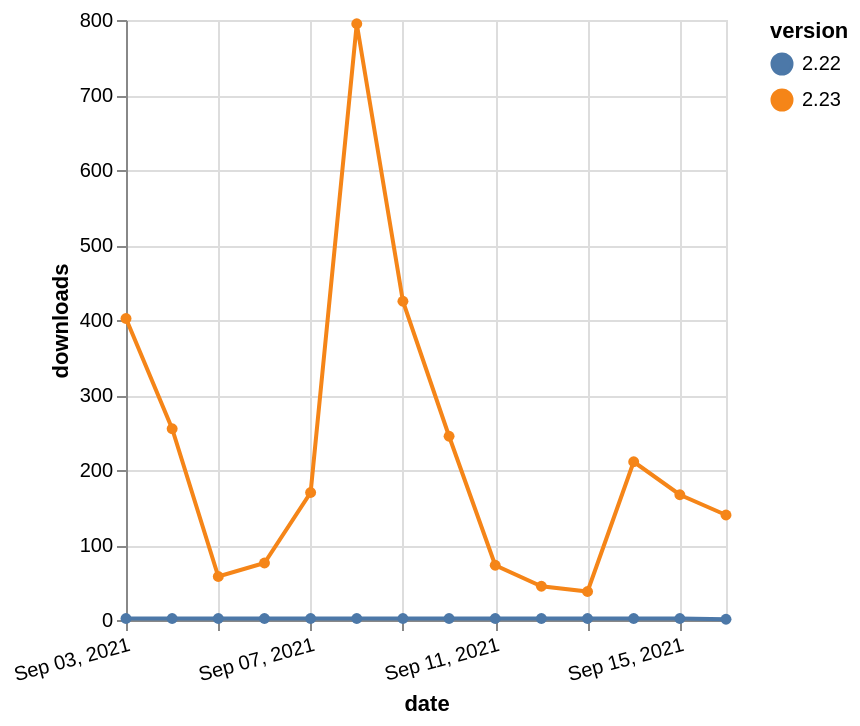

This figure's Vega-Lite source:
### Vega-Lite specification from a JSON file in a GitHub repository (floating-point values rounded to 4 significant figures)
{"$schema": "https://vega.github.io/schema/vega-lite/v5.json", "description": "A simple bar chart with embedded data.", "data": {"values": [{"date": "2021-09-03", "total": 156470, "delta": 402, "version": "2.23"}, {"date": "2021-09-04", "total": 156725, "delta": 255, "version": "2.23"}, {"date": "2021-09-05", "total": 156783, "delta": 58, "version": "2.23"}, {"date": "2021-09-06", "total": 156859, "delta": 76, "version": "2.23"}, {"date": "2021-09-07", "total": 157029, "delta": 170, "version": "2.23"}, {"date": "2021-09-08", "total": 157824, "delta": 795, "version": "2.23"}, {"date": "2021-09-09", "total": 158249, "delta": 425, "version": "2.23"}, {"date": "2021-09-10", "total": 158494, "delta": 245, "version": "2.23"}, {"date": "2021-09-11", "total": 158567, "delta": 73, "version": "2.23"}, {"date": "2021-09-12", "total": 158612, "delta": 45, "version": "2.23"}, {"date": "2021-09-13", "total": 158650, "delta": 38, "version": "2.23"}, {"date": "2021-09-14", "total": 158861, "delta": 211, "version": "2.23"}, {"date": "2021-09-15", "total": 159028, "delta": 167, "version": "2.23"}, {"date": "2021-09-16", "total": 159168, "delta": 140, "version": "2.23"}, {"date": "2021-09-03", "total": 2604, "delta": 2, "version": "2.22"}, {"date": "2021-09-04", "total": 2606, "delta": 2, "version": "2.22"}, {"date": "2021-09-05", "total": 2608, "delta": 2, "version": "2.22"}, {"date": "2021-09-06", "total": 2610, "delta": 2, "version": "2.22"}, {"date": "2021-09-07", "total": 2612, "delta": 2, "version": "2.22"}, {"date": "2021-09-08", "total": 2614, "delta": 2, "version": "2.22"}, {"date": "2021-09-09", "total": 2616, "delta": 2, "version": "2.22"}, {"date": "2021-09-10", "total": 2618, "delta": 2, "version": "2.22"}, {"date": "2021-09-11", "total": 2620, "delta": 2, "version": "2.22"}, {"date": "2021-09-12", "total": 2622, "delta": 2, "version": "2.22"}, {"date": "2021-09-13", "total": 2624, "delta": 2, "version": "2.22"}, {"date": "2021-09-14", "total": 2626, "delta": 2, "version": "2.22"}, {"date": "2021-09-15", "total": 2628, "delta": 2, "version": "2.22"}, {"date": "2021-09-16", "total": 2629, "delta": 1, "version": "2.22"}]}, "width": "container", "mark": {"type": "line", "point": {"filled": true}}, "encoding": {"x": {"field": "date", "type": "temporal", "timeUnit": "yearmonthdate", "title": "date", "axis": {"labelAngle": -15}}, "y": {"field": "delta", "type": "quantitative", "title": "downloads"}, "color": {"field": "version", "type": "nominal"}, "tooltip": {"field": "delta"}}}
